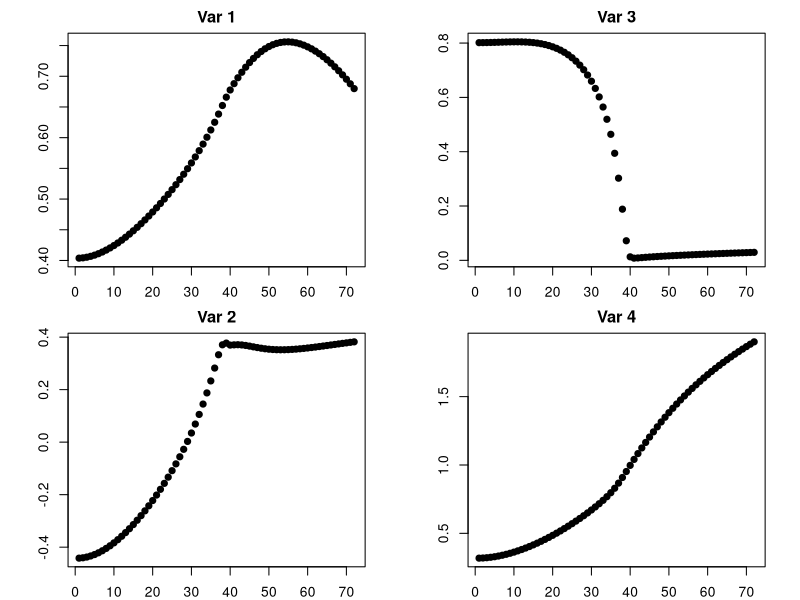
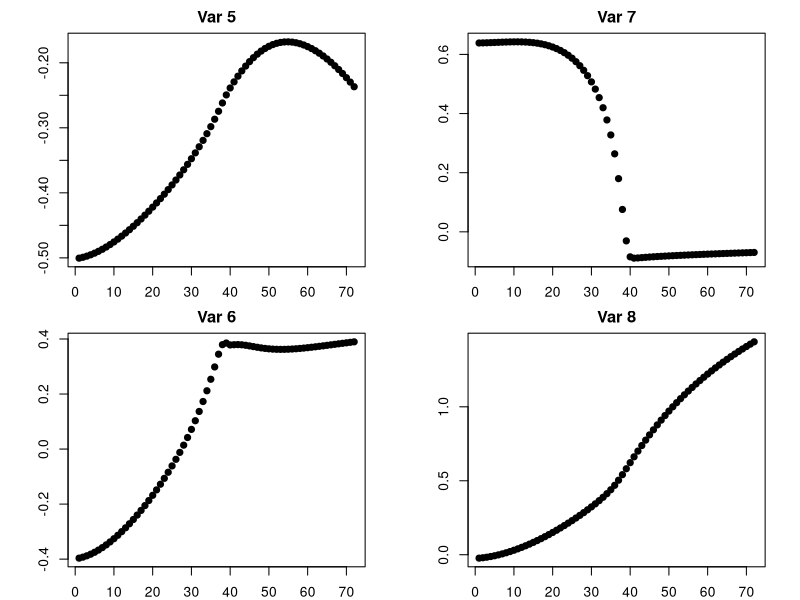
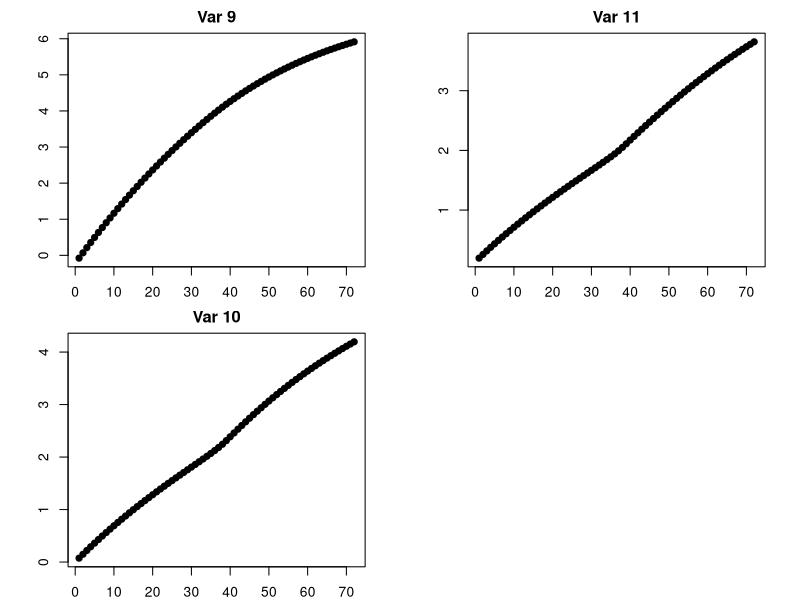

Write R code to recreate these figures, in order.
## ---- chunk 1
knitr::opts_chunk$set(echo = TRUE)
library(tidyverse)
set.seed(1000)
## ---- chunk 2
## create data:
n <- 1000
p <- 3

# initialize Xs
X <- data.frame(X1 = runif(n = n, min = -10, max = 10),
                X2 = rnorm(n = n, mean = 0, sd = 10),
                X3 = rexp(n = n, rate = 1)) %>%
  as.matrix(nrow = n,
            ncol = p)

# get response
Y <- X[, 1] + 10 * sin(X[, 2])^2 + 10 * X[, 3] + rnorm(n = 1000)
## ---- chunk 3
## NN properties
K <- 2

## initialize parameter matrices
W <- matrix(data = runif(n = (p + 1) * K, min = -1, max = 1),
            nrow = (p + 1),
            ncol = K)

B <- matrix(data = runif(n = (K + 1), min = -1, max = 1),
            nrow = (K + 1),
            ncol = 1)

## Specify Link Functions & Derivatives:
# identity
# g <- function(x) {x}
# g_prime <- function(x) {1}

# sigmoid
g <- function(x) {1 / (1 + exp(-x))}
g_prime <- function(x) {exp(-x) / (1 + exp(-x))^2}

# ReLU
# g <- function(x) {if (x < 0) {0} else {x}}
# g_prime <- function(x) {if (x < 0) {0} else {1}}
## ---- chunk 4
## create output function
NN_output <- function(X, W, B) {
  cbind(1, g(cbind(1, X) %*% W)) %*% B
}

example <- NN_output(X = X,
                     W = W,
                     B = B)

example[1:5]
## ---- chunk 5
GD_iteration <- function(X, Y, W, B, rho = 1) {
  
  ## get errors
  errors <- NN_output(X = X, W = W, B = B) - Y
  
  ## all at once (do eventually)
  # errors_W <- array(data = rep(errors, each = (p + 1) * K),
  #                   dim = c(p + 1, K, n))
  # 
  # X_W <- array(data = t(cbind(1, X))[ , rep(1:n, each = 3)],
  #              dim = c(p + 1, K, n))
  # 
  # B_W <- array(data = t(B[-1, rep(1, (p + 1))]),
  #              dim = c(p + 1, K, n))
  
  ## get each obs' gradient
  gradient_array_W <- array(dim = c((p + 1), K, nrow(X)))
  gradient_array_B <- array(dim = c((K + 1), 1, nrow(X)))
  
  for (i in 1:nrow(X)) {
    
    ## W
    errors_W <-  matrix(errors[i],
                        nrow = (p + 1),
                        ncol = K)
    
    B_W <- matrix(B[-1, ],
                  nrow = (p + 1),
                  ncol = K,
                  byrow = TRUE)
      
    X_W <- matrix(c(1, X[i, ]),
                  nrow = (p + 1),
                  ncol = K,
                  byrow = FALSE)
    
    g_prime_z_W <- apply(X = c(1, X[i, ]) %*% W,
                         MARGIN = 2,
                         FUN = g_prime) %>%
      matrix(nrow = (p + 1),
             ncol = K,
             byrow = FALSE)
    
    del_W <- errors_W * B_W * g_prime_z_W * X_W
    
    gradient_array_W[ , , i] <- del_W
    
    ## B
    errors_B <- matrix(errors[i],
                       nrow = (K + 1),
                       ncol = 1)
    
    g_z_B <- apply(X = c(1, X[i, ]) %*% W,
                   MARGIN = 2,
                   FUN = g) %>%
      c(1, .) %>%
      matrix(nrow = (K + 1),
             ncol = 1)
    
    del_B <- errors_B * g_z_B
    
    gradient_array_B[ , , i] <- del_B
  }
  
  ## get gradients
  del_W_all <- apply(X = gradient_array_W,
                     MARGIN = c(1, 2),
                     FUN = mean)
  
  del_B_all <- apply(X = gradient_array_B,
                   MARGIN = c(1, 2),
                   FUN = mean)
  
  ## perform iteration
  W_out <- W - rho * del_W_all
  B_out <- B - rho * del_B_all
  
  ## return
  return(list(W = W_out,
              B = B_out))
}

## test run
iteration <- GD_iteration(X = X,
                          Y = Y,
                          W = W,
                          B = B,
                          rho = 1 / 100)

## in loss:
sum((NN_output(X = X, W = W, B = B) - Y)^2)

## out loss:
sum((NN_output(X = X, W = iteration$W, B = iteration$B) - Y)^2)
## ---- chunk 6
threshold <- 1000

done_decreasing <- FALSE

iteration <- list()
iterations <- list()

iteration$W <- W
iteration$B <- B

iter <- 1

initial_objective <- sum((NN_output(X = X, W = iteration$W, B = iteration$B) - Y)^2)

while (!done_decreasing) {
  ## get input loss
  in_objective <- sum((NN_output(X = X, W = iteration$W, B = iteration$B) - Y)^2)
  
  ## perform iteration
  iteration <- GD_iteration(X = X,
                            Y = Y,
                            W = iteration$W,
                            B = iteration$B,
                            rho = 1 / 100)
  
  ## get output loss
  out_objective <- sum((NN_output(X = X, W = iteration$W, B = iteration$B) - Y)^2)
  
  ## evaluate
  if (abs(in_objective - out_objective) < threshold) {
    done_decreasing <- TRUE
  }
  
  # print(iter)
  # print(out_objective)
  
  iterations[[iter]] <- cbind(matrix(iteration$W, nrow = 1),
                              matrix(iteration$B, nrow = 1))
  
  iter <- iter + 1
}

final_objective <- sum((NN_output(X = X, W = iteration$W, B = iteration$B) - Y)^2)

## number of iterations
iter <- iter - 1
iter

## loss improvement ratio
initial_objective

final_objective

final_objective / initial_objective

## input W
W

## output W
iteration$W

## input B
B

## output B
iteration$B

## plots
iterations <- do.call(rbind, iterations)

par(mfcol = c(2, 2))
par(mar = c(2, 4.1, 2, 2.1))

for (i in 1:ncol(iterations)) {
  plot(x = 1:iter,
       y = iterations[ , i],
       pch = 19,
       main = paste("Var", i),
       ylab = "",
       xlab = "")
}

par(mfcol = c(1, 1))
par(mar = c(5.1, 4.1, 4.1, 2.1))
